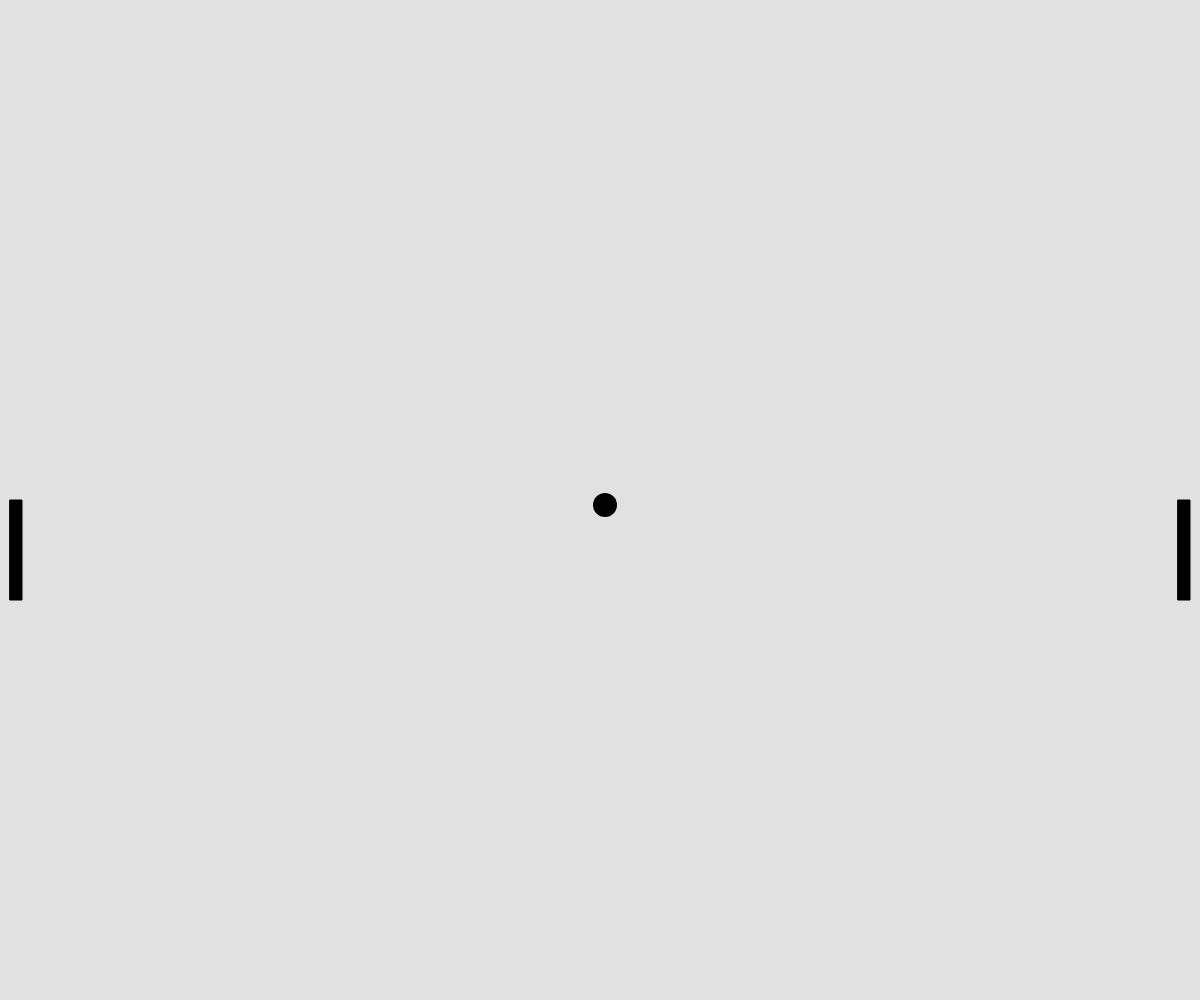
Frame 1 (no input)
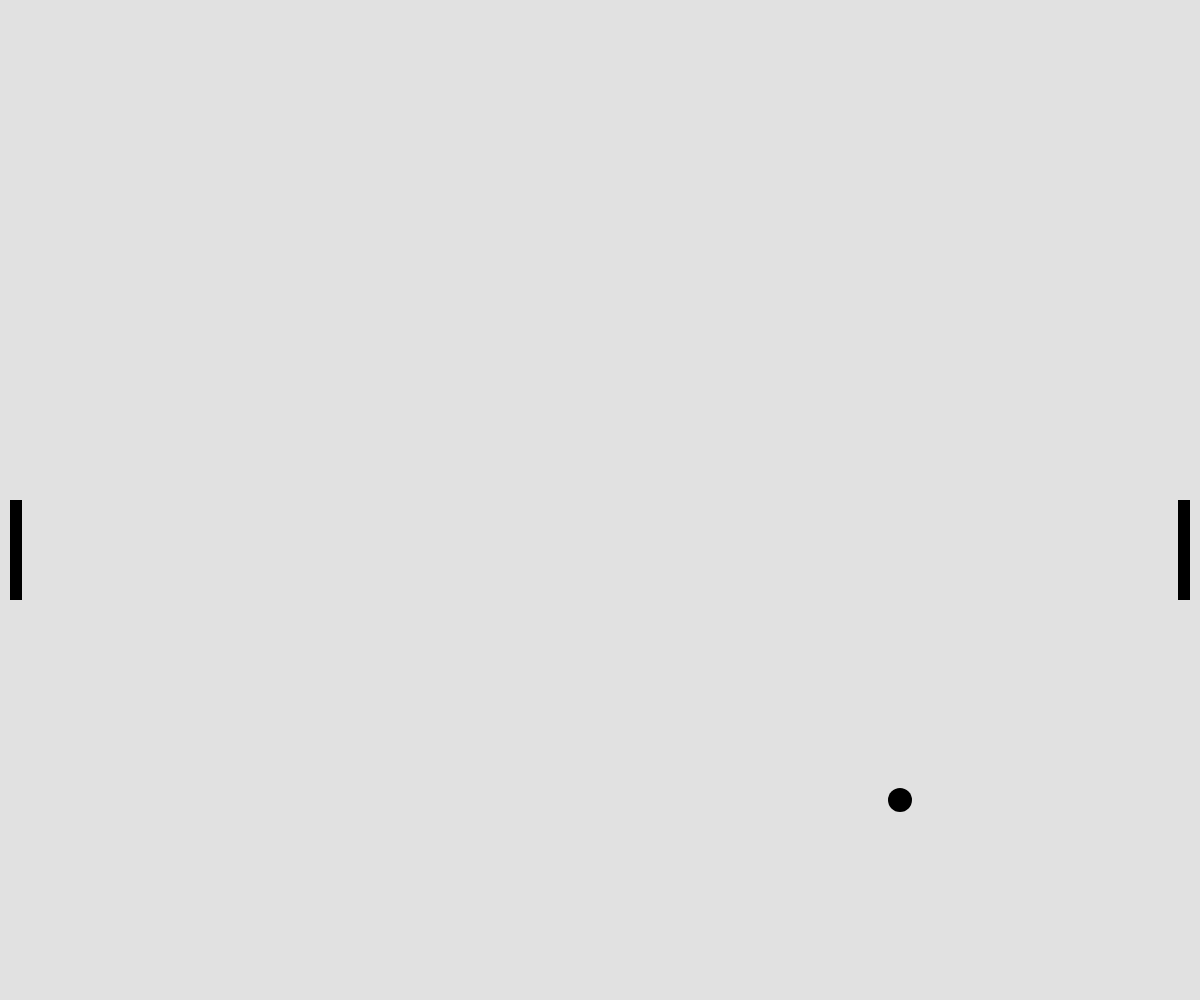
Frame 60 (no input)
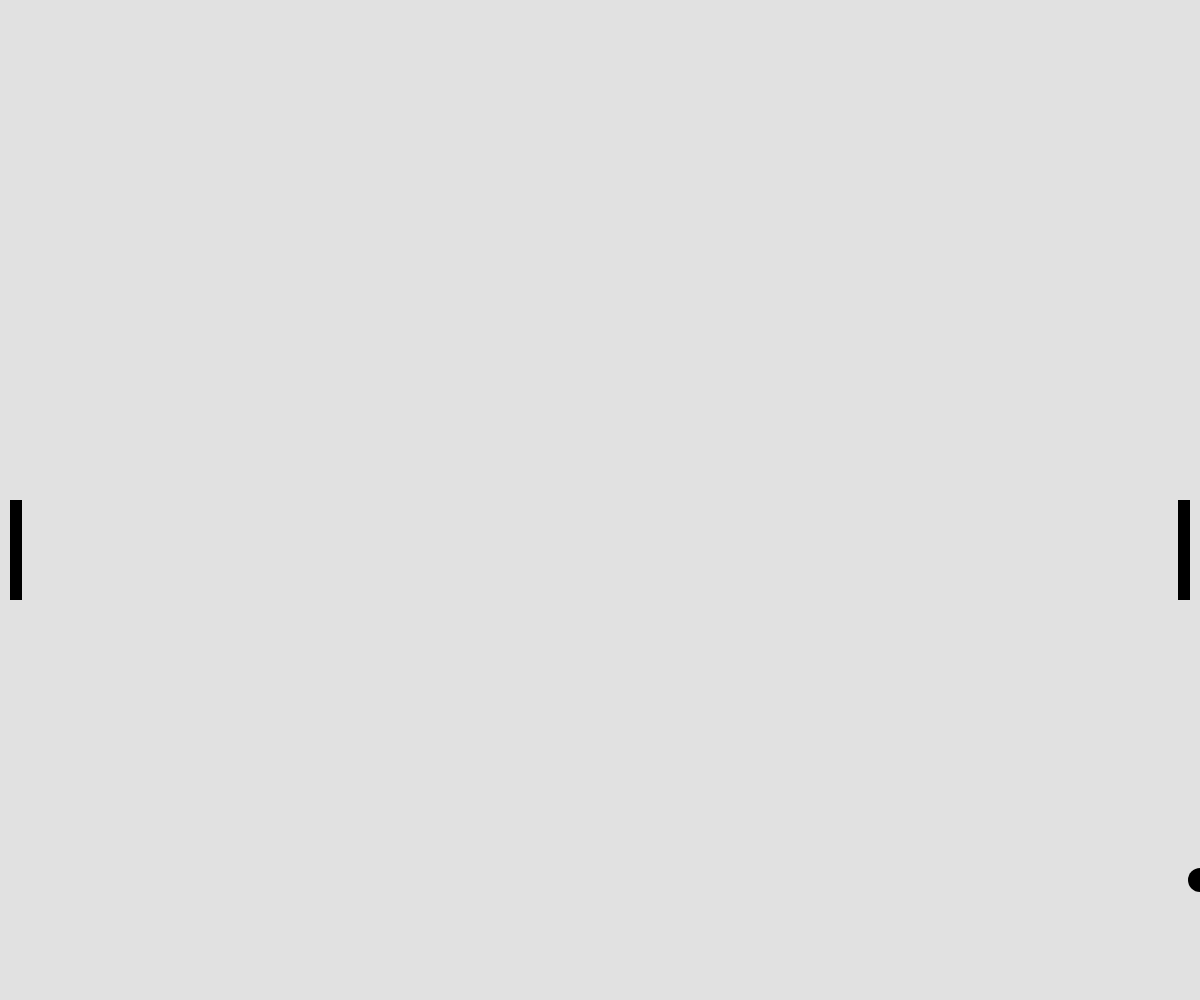
Frame 120 (the mouse pressed at the canvas centre since frame 60)

The p5.js sketch that drew these frames (run headless with seeded random() and noise() and a simulated clock; from frame 60 on, the mouse is pressed at the canvas centre):

// p5.js sketch
// ── sketch.js
let player1 = 0;
let player2 = 0;
let score1=0;
let score2=0;
let ball = 0;
function setup() {
  createCanvas(innerWidth, innerHeight);
  player2 = new Lpaddle(10, height / 2, width/100, height/10, 10)
  player1 = new Rpaddle(width - width/100-10, height / 2, width/100, height/10, 10);
  ball = new Ball(width/2,height/2,width/50,5,5);
}

function draw() {
  background(225);
  player1.movePaddle();
  player1.showPaddle();
  player2.movePaddle();
  player2.showPaddle();
  ball.moveBall();
  ball.checkCollisonPaddle(player1);
  ball.checkCollisonPaddle(player2);
  ball.checkCollisionWall();
  ball.showBall();
   let point = ball.checkWinner();
  if(point == 1) {
    score1++;
    ball.reset();
    console.log("p1 vs p2 :" + score1 + " " + score2)
  } else if(point ==2 ) {
    score2++;
    ball.reset();
    console.log("p1 vs p2 :" + score1 + " " + score2)
}
}

// ── Lpaddle.js
class Lpaddle{
    constructor(x,y,w,h,s){
        this.x=x;
        this.y=y;
        this.w=w;
        this.h=h;
        this.s=s;

    }
    showPaddle(){
        fill(0);
        rect(this.x,this.y,this.w,this.h);
    }
    movePaddle(){
        if(keyIsDown(87)){
            this.y=this.y-this.s;
        }
        if(keyIsDown(83)){
            this.y=this.y+this.s;
        }
    }
}
// ── Rpaddle.js
class Rpaddle{
    constructor(x,y,w,h,s){
        this.x=x;
        this.y=y;
        this.w=w;
        this.h=h;
        this.s=s;

    }
    showPaddle(){
        fill(0);
        rect(this.x,this.y,this.w,this.h);
    }
    movePaddle(){
        if(keyIsDown(UP_ARROW)){
            this.y=this.y-this.s;
        }
        if(keyIsDown(DOWN_ARROW)){
            this.y=this.y+this.s;
        }
    }
}
// ── ball.js

class Ball {
    constructor(x, y,size, xSpeed, ySpeed) {
        this.x = x;
        this.y = y;
        this.xSpeed = xSpeed;
        this.ySpeed = ySpeed;
        this.size=size;

    }

    showBall() {
        noStroke();
        fill(0);
        ellipse(this.x, this.y, this.size );

    }
    moveBall() {
        this.x = this.x + this.xSpeed;
        this.y = this.y + this.ySpeed;
        if (this.x < 0 || this.x > width) {
            this.xSpeed = -this.xSpeed;
        }


        
    }
    checkCollisonPaddle(paddle){
          if(this.x<paddle.x+paddle.w &&
      this.x > paddle.x &&
      this.y<paddle.y + paddle.h &&
      this.y > paddle.y
    ) {
      console.log("BAM!!");
      this.xSpeed = -this.xSpeed;
    }
  }
  checkCollisionWall() {
    if(this.y <this.size/2 || this.y>height-this.size/2) {
      this.ySpeed = -this.ySpeed;
    }
  } 
  checkWinner() {
    if(this.x<0) {
      return 2;
    } else if(this.x>width) {
      return 1;
    } else {
      return 0;
    }
  }
  reset() {
    this.x = width/2;
    this.y = height/2;
  }

    }

 
